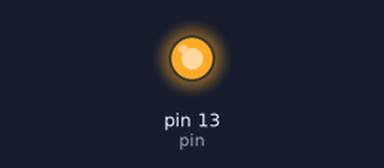
This sketch was run on a simulated Arduino Uno, built with avr-gcc and run on an emulated ATmega328P. Parts: output pins drawn as LEDs (lit = HIGH).

Above: at 0.5 s.
At 5.0 s:
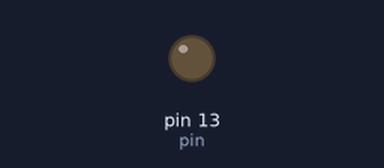
Timing chart, 0 to 6.9 s (numbered marks = the images above):
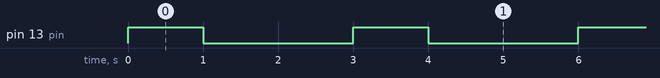

The sketch:

Task1BLINK.ino
```cpp
/*This sketch meets the Acceptance criteria of this task: https://trello.com/c/ba783WmU/2-blink-an-led
*/

void setup() {

  pinMode (13, OUTPUT);
  int pin= 13; /*declare pin*/
}


void loop() { /* this function runs untill you press off*/

  digitalWrite(13, HIGH);/*light on*/
  delay(1000); /*1 second delay*/
  digitalWrite(13, LOW);/*light off*/
  delay(2000); /* 2 second delay*/
}
```

Measured:
- by itself, pin 13 (pin): alternates HIGH for 1.0 s and LOW for 2.0 s
